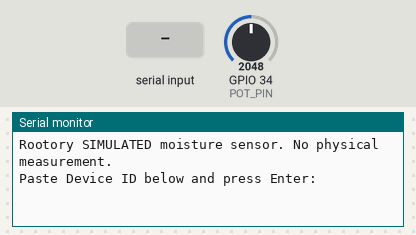
A sketch run on a simulated ESP32. Shown: the last lines printed to the serial monitor. The test bench sets the inputs (shaded band); at power-on: GPIO 34 (POT_PIN) = 2048 (analog values on the 0–4095 scale). WiFi joins after 1.5 s; servers stay silent unless stated; uploads are accepted with an empty reply; the local clock reads 2024-03-15 10:24:30 at power-on unless the sketch sets it.

Above: at 0.8 s.
0.9 s: "1\n" received over Serial
At 2.1 s:
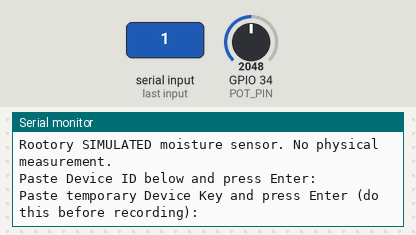
2.4 s: "0\n" received over Serial
At 3.6 s:
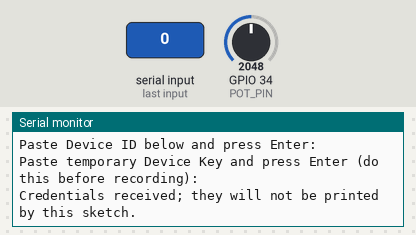

Measured:
- after the input at 0.9 s, the serial monitor: prints a new line at once (image 1)
- after the input at 2.4 s, the serial monitor: prints a new line at once (image 2)

The sketch:

sketch.ino
```cpp
#include <WiFi.h>
#include <WiFiClientSecure.h>
#include <HTTPClient.h>
#include <time.h>
#include "root_ca.h"

const int POT_PIN = 34;
const char* ENDPOINT = "https://rootory-seven.vercel.app/api/iot/moisture";
String deviceId, deviceKey;

String readLine() {
  String line;
  while (true) {
    if (Serial.available()) {
      char c = Serial.read();
      if (c == '\n') { line.trim(); if (line.length()) return line; }
      else if (c != '\r') line += c;
      if (line.length() > 128) line = "";
    }
    delay(10);
  }
}

void setup() {
  Serial.begin(115200);
  analogReadResolution(12);
  pinMode(POT_PIN, INPUT);
  Serial.println("Rootory SIMULATED moisture sensor. No physical measurement.");
  Serial.println("Paste Device ID below and press Enter:");
  deviceId = readLine();
  Serial.println("Paste temporary Device Key and press Enter (do this before recording):");
  deviceKey = readLine();
  Serial.println("Credentials received; they will not be printed by this sketch.");
  WiFi.begin("Wokwi-GUEST", "", 6);
  while (WiFi.status() != WL_CONNECTED) { delay(250); }
  configTime(0, 0, "pool.ntp.org", "time.google.com");
  while (time(nullptr) < 1700000000) { delay(250); }
  Serial.println("Connected. Turn the potentiometer. Sending every 6 seconds.");
}

void loop() {
  if (WiFi.status() != WL_CONNECTED) { delay(1000); return; }
  int moisture = (int)round(analogRead(POT_PIN) * 100.0 / 4095.0);
  WiFiClientSecure transport;
  transport.setCACert(ROOT_CA); // Verify TLS; never use setInsecure().
  HTTPClient http;
  http.setTimeout(10000);
  if (!http.begin(transport, ENDPOINT)) { Serial.println("HTTPS setup failed"); delay(6000); return; }
  http.addHeader("Content-Type", "application/json");
  http.addHeader("Authorization", "Bearer " + deviceKey);
  String payload = "{\"deviceId\":\"" + deviceId + "\",\"moisture\":" + String(moisture) + ",\"source\":\"simulation\"}";
  int status = http.POST(payload);
  Serial.printf("Simulated moisture: %d%% | HTTP %d\n", moisture, status);
  if (status == 401) Serial.println("Key expired or revoked. Restart with a new device key.");
  else if (status != 201) Serial.println("Reading not stored. Check connection / migration / TLS certificate.");
  http.end();
  delay(6000);
}
```

root_ca.h
```cpp
// Public Google Trust Services root certificate; not a secret.
// Source: https://pki.goog/repo/certs/gtsr1.pem
#pragma once
static const char ROOT_CA[] PROGMEM = R"PEM(-----BEGIN CERTIFICATE-----
MIIFVzCCAz+gAwIBAgINAgPlk28xsBNJiGuiFzANBgkqhkiG9w0BAQwFADBHMQsw
CQYDVQQGEwJVUzEiMCAGA1UEChMZR29vZ2xlIFRydXN0IFNlcnZpY2VzIExMQzEU
MBIGA1UEAxMLR1RTIFJvb3QgUjEwHhcNMTYwNjIyMDAwMDAwWhcNMzYwNjIyMDAw
MDAwWjBHMQswCQYDVQQGEwJVUzEiMCAGA1UEChMZR29vZ2xlIFRydXN0IFNlcnZp
Y2VzIExMQzEUMBIGA1UEAxMLR1RTIFJvb3QgUjEwggIiMA0GCSqGSIb3DQEBAQUA
A4ICDwAwggIKAoICAQC2EQKLHuOhd5s73L+UPreVp0A8of2C+X0yBoJx9vaMf/vo
27xqLpeXo4xL+Sv2sfnOhB2x+cWX3u+58qPpvBKJXqeqUqv4IyfLpLGcY9vXmX7w
Cl7raKb0xlpHDU0QM+NOsROjyBhsS+z8CZDfnWQpJSMHobTSPS5g4M/SCYe7zUjw
TcLCeoiKu7rPWRnWr4+wB7CeMfGCwcDfLqZtbBkOtdh+JhpFAz2weaSUKK0Pfybl
qAj+lug8aJRT7oM6iCsVlgmy4HqMLnXWnOunVmSPlk9orj2XwoSPwLxAwAtcvfaH
szVsrBhQf4TgTM2S0yDpM7xSma8ytSmzJSq0SPly4cpk9+aCEI3oncKKiPo4Zor8
Y/kB+Xj9e1x3+naH+uzfsQ55lVe0vSbv1gHR6xYKu44LtcXFilWr06zqkUspzBmk
MiVOKvFlRNACzqrOSbTqn3yDsEB750Orp2yjj32JgfpMpf/VjsPOS+C12LOORc92
wO1AK/1TD7Cn1TsNsYqiA94xrcx36m97PtbfkSIS5r762DL8EGMUUXLeXdYWk70p
aDPvOmbsB4om3xPXV2V4J95eSRQAogB/mqghtqmxlbCluQ0WEdrHbEg8QOB+DVrN
VjzRlwW5y0vtOUucxD/SVRNuJLDWcfr0wbrM7Rv1/oFB2ACYPTrIrnqYNxgFlQID
AQABo0IwQDAOBgNVHQ8BAf8EBAMCAYYwDwYDVR0TAQH/BAUwAwEB/zAdBgNVHQ4E
FgQU5K8rJnEaK0gnhS9SZizv8IkTcT4wDQYJKoZIhvcNAQEMBQADggIBAJ+qQibb
C5u+/x6Wki4+omVKapi6Ist9wTrYggoGxval3sBOh2Z5ofmmWJyq+bXmYOfg6LEe
QkEzCzc9zolwFcq1JKjPa7XSQCGYzyI0zzvFIoTgxQ6KfF2I5DUkzps+GlQebtuy
h6f88/qBVRRiClmpIgUxPoLW7ttXNLwzldMXG+gnoot7TiYaelpkttGsN/H9oPM4
7HLwEXWdyzRSjeZ2axfG34arJ45JK3VmgRAhpuo+9K4l/3wV3s6MJT/KYnAK9y8J
ZgfIPxz88NtFMN9iiMG1D53Dn0reWVlHxYciNuaCp+0KueIHoI17eko8cdLiA6Ef
MgfdG+RCzgwARWGAtQsgWSl4vflVy2PFPEz0tv/bal8xa5meLMFrUKTX5hgUvYU/
Z6tGn6D/Qqc6f1zLXbBwHSs09dR2CQzreExZBfMzQsNhFRAbd03OIozUhfJFfbdT
6u9AWpQKXCBfTkBdYiJ23//OYb2MI3jSNwLgjt7RETeJ9r/tSQdirpLsQBqvFAnZ
0E6yove+7u7Y/9waLd64NnHi/Hm3lCXRSHNboTXns5lndcEZOitHTtNCjv0xyBZm
2tIMPNuzjsmhDYAPexZ3FL//2wmUspO8IFgV6dtxQ/PeEMMA3KgqlbbC1j+Qa3bb
bP6MvPJwNQzcmRk13NfIRmPVNnGuV/u3gm3c
-----END CERTIFICATE-----
)PEM";
```
